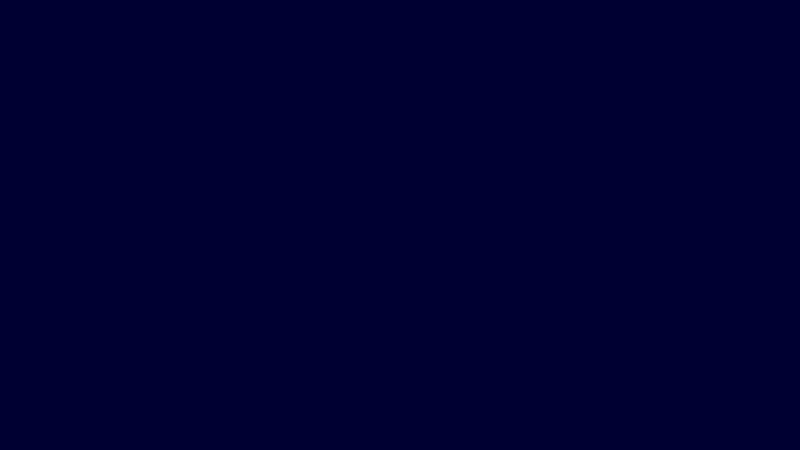
Frame 1 (no input)
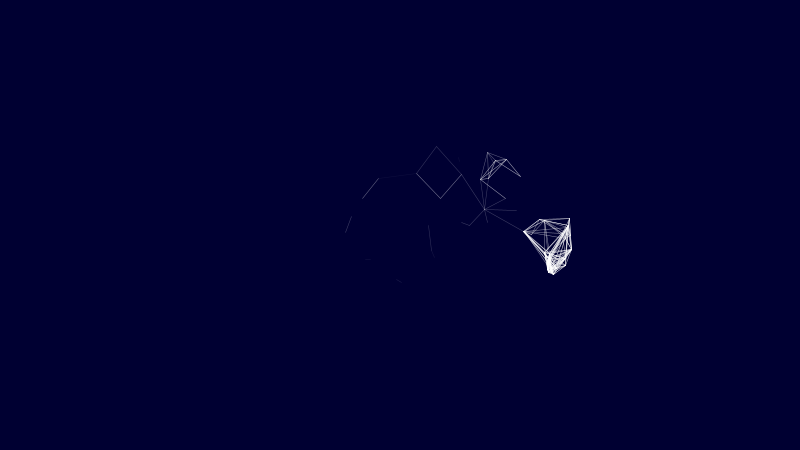
Frame 60 (the mouse pressed at the canvas centre just before this capture)
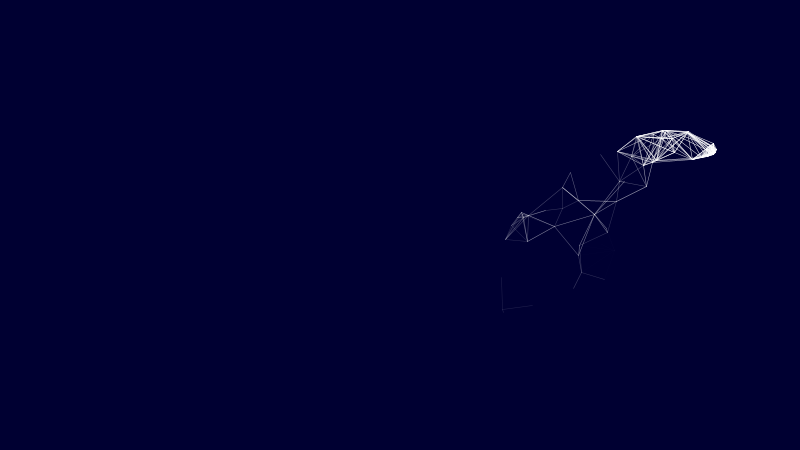
Frame 120 (the mouse held since frame 60 and released just before this capture)

The Processing sketch that drew these frames (run headless with seeded random() and noise(); from frame 60 on, the mouse is pressed at the canvas centre):

// Processing sketch: s200524_betta_splendens_001c
// ── s200524_betta_splendens_001c.pde
// dgezeo / guillaume durand
// 200524

ParticleSystem ps;
VirtualMouse vm;

void setup() {

  size(800, 450);
  ps = new ParticleSystem();
  vm = new VirtualMouse(width / 2, height / 2, 0.1, 0.2, 0.3, 6);
}

void draw() {
  background(0, 0, 50);

  if (mouseX == pmouseX && mouseY == pmouseY) {
    vm.update();
  } else {
    vm.pvmouseX = vm.vmouseX;
    vm.pvmouseY = vm.vmouseY;
    vm.vmouseX = mouseX;
    vm.vmouseY = mouseY;
  }
  //vm.display();

  ps.addParticle(vm.vmouseX, vm.vmouseY, random(50, 75), random(5, 25));
  ps.update();
  ps.link();
}

// ── Particle.pde
class Particle {
  PVector pos;
  PVector vel;
  PVector acc;

  float life;
  float radius;
  
  int id;

  Particle(int id_, float x, float y, float life_, float radius_) {
    acc = new PVector();
    vel = PVector.random2D();
    pos = new PVector(x, y);
    life = life_;
    radius = radius_;
    id = id_;
  }

  void links(ArrayList<Particle> particles) {
    for (Particle other : particles) {
      if (other != this) {
        PVector dir = PVector.sub(pos, other.pos);
        if (dir.mag() < radius * 2 && this.id < other.id) {
          strokeWeight(0.5);
          stroke(255, 255, 255, map(life, 50, 0, 255, 0));
          line(pos.x, pos.y, other.pos.x, other.pos.y);
        }
      }
    }
  }

  void update() {
    vel.add(acc);
    pos.add(vel);
    acc.mult(0);
    life -= 1;
  }

  boolean isDead() {
    if (life < 0) return true;
    else return false;
  }
}

// ── ParticleSystem.pde
class ParticleSystem {
  ArrayList<Particle> particles;

  int id;
  int p_max = 100;

  ParticleSystem() {
    particles = new ArrayList<Particle>();
  }

  void addParticle(float x, float y, float life, float radius) {
    int p_size = particles.size();
    if (p_size <= p_max) {
      id++;
      particles.add(new Particle(id, x, y, life, radius));
    }
  }

  void link() {
    for (Particle p : particles) {
      p.links(particles);
    }
  }

  void update() {
    for (int i = particles.size()-1; i >= 0; i--) {
      Particle p = particles.get(i);
      p.update();
      if (p.isDead()) particles.remove(i);
    }
  }
}

// ── VirtualMouse.pde
// dgezeo / guillaume durand
// 200509
//
// Widely and wildely inspired from Daniel Shiffman
// http://natureofcode.com 
// NOC_6_01_Seek : "Vehicle" class

class VirtualMouse {

  PVector pos;
  PVector vel;
  PVector acc;
  float force_max;
  float speed_max;

  float xoff;
  float yoff;
  float xoff_i;
  float yoff_i;

  float vmouseX = 0;
  float vmouseY = 0;
  float pvmouseX = 0;
  float pvmouseY = 0;

  VirtualMouse(float x, float y, float xoff_i_, float yoff_i_, float force_max_, float speed_max_) {
    acc = new PVector(0, 0);
    vel = new PVector(0, -2);
    pos = new PVector(x, y);   
    xoff_i = xoff_i_;
    yoff_i = yoff_i_;
    force_max = force_max_;
    speed_max = speed_max_;
  }

  void update() {

    pvmouseX = pos.x;
    pvmouseY = pos.y;

    xoff += 0.01;
    yoff += 0.02;

    PVector target = new PVector(noise(width + xoff) * width, noise(height + yoff) * height);

    PVector dest = PVector.sub(target, pos);
    dest.setMag(speed_max);
    PVector steer = PVector.sub(dest, vel);
    acc.add(steer.limit(force_max));

    vel.add(acc);
    pos.add(vel.limit(speed_max));
    acc.mult(0);

    vmouseX = pos.x;
    vmouseY = pos.y;
  }

  void display() {
    float theta = vel.heading() + PI/2;
    fill(255, 0, 128);
    stroke(255, 255, 255);
    strokeWeight(2);
    pushMatrix();
    translate(pos.x, pos.y);
    rotate(theta);
    ellipse(0, 0, 20, 20);
    line(0, 0, 0, -10);
    popMatrix();
  }
}
